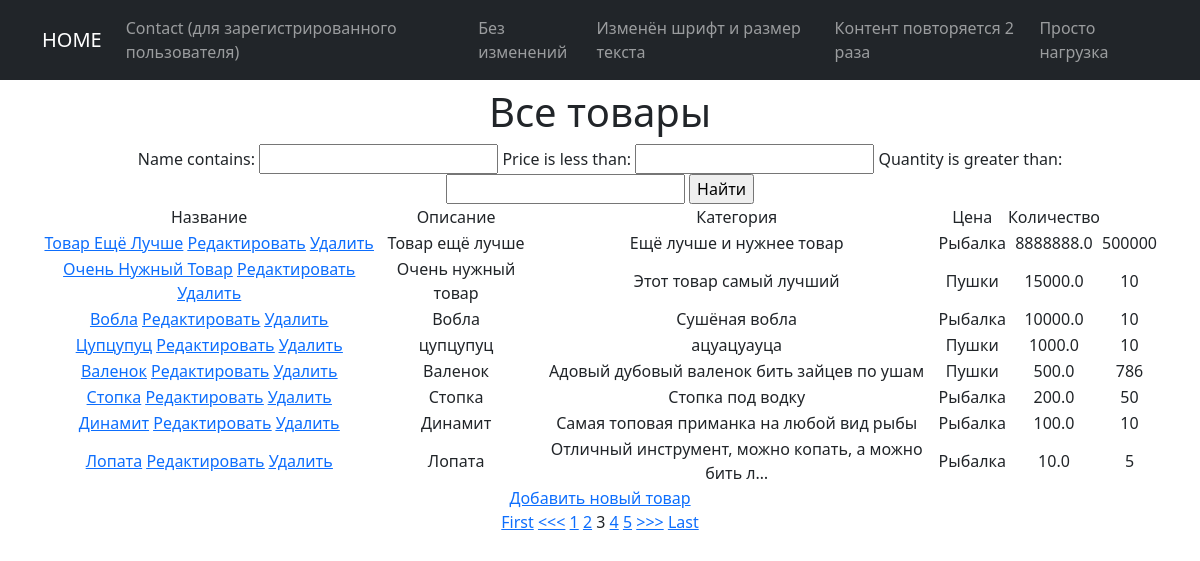
Page /products/?page=3 on the committed database.
### simpleapp/models.py (models this page shows, shortened)
class Product(models.Model):
    name = models.CharField(max_length=50, unique=True)
    description = models.TextField()
    quantity = models.IntegerField(validators=[MinValueValidator(0)])
    category = models.ForeignKey(to='Category', on_delete=models.CASCADE, related_name='products')
    price = models.FloatField(validators=[MinValueValidator(0.0)])

class Category(models.Model):
    name = models.CharField(max_length=50, unique=True)

### simpleapp/views.py (the view)
# urls.py: path('', ProductsList.as_view()),
class ProductsList(ListView):
    model = Product
    template_name = 'products.html'
    context_object_name = 'products'
    ordering = ['-price']
    paginate_by = 1
    def get_context_data(self, **kwargs):
        context = super().get_context_data(**kwargs)
        context['filter'] = ProductFilter(self.request.GET, queryset=self.get_queryset())  # добавим переменную текущей даты time_now
        return context

### simpleapp/templatetags/custom_filters.py (called while the page is built)
@register.filter(name='multiply')
def multipliy(value, arg):
    if isinstance(value, str) and isinstance(arg, int):
        return str(value) * arg
    else:
        raise ValueError(f'{type(value)} не является строкой или {type(arg)} не является числом')

### templates/products.html (shortened to what this page needs)
{% extends 'flatpages/default.html' %}
{% load custom_filters %}
{% block content %}
<h1>Все товары</h1>
<form method="GET">
    {{ filter.form }}
    <input type="submit" value="Найти">
</form>
 {% if products %}
        <table>
            <tr>
                <td>
                    Название
                </td>
                <td>
                    Описание
                </td>
                <td>
                    Категория
                </td>
                <td>
                    Цена
                </td>
                <td>
                    Количество
                </td>
            </tr>
 {% for product in filter.qs %}
            <tr>
                <td>
                    <a href="{% url 'product_detail' product.id %}">{{ product.name|title }}</a>
                    <a href="{% url 'product_update' product.id %}"><u>Редактировать</u></a>
                    <a href="{% url 'product_delete' product.id %}"><u> Удалить </u></a>
                </td>
                <td>
                    {{ product.name|multiply:1 }}
                </td>
                <td>
                    {{ product.description|truncatechars:50 }}
                </td>
                <td>
                    {{ product.category.name }}
                </td>
                <td>
                    {{ product.price }}
                </td>
                <td>
                    {{ product.quantity }}
                </td>
            </tr>
        {% endfor %}
        </table>
{%else%}
<h2>Товаров нет</h2>
{%endif%}
<a href="{% url 'product_create' %}">Добавить новый товар</a> <br>
{% if is_paginated %}
    {% if page_obj.has_previous %}
        <a href="?page=1">First</a>
        <a href="?page={{ page_obj.previous_page_number }}"><<<</a>
    {% endif %}
    {% for num in page_obj.paginator.page_range %}
        {% if page_obj.number == num %}
            <a>{{ num }}</a>
        {% elif num > page_obj.number|add:'-3' and num < page_obj.number|add:'3' %}
            <a href="?page={{ num }}">{{ num }}</a>
        {% endif %}
    {% endfor %}
    {% if page_obj.has_next %}
        <a href="?page={{ page_obj.next_page_number }}">>>></a>
        <a href="?page={{ page_obj.paginator.num_pages }}">Last</a>
    {% endif %}
{% endif %}
{% endblock content %}

### rows in the picture
Product: name "Товар Ещё Лучше", name|multiply "Товар ещё лучше", description "Ещё лучше и нужнее товар", category.name "Рыбалка", price "8888888.0", quantity "500000"
Product: name "Очень Нужный Товар", name|multiply "Очень нужный товар", description "Этот товар самый лучший", category.name "Пушки", price "15000.0", quantity "10"
Product: name "Вобла", name|multiply "Вобла", description "Сушёная вобла", category.name "Рыбалка", price "10000.0", quantity "10"
Product: name "Цупцупуц", name|multiply "цупцупуц", description "ацуацуауца", category.name "Пушки", price "1000.0", quantity "10"
Product: name "Валенок", name|multiply "Валенок", description "Адовый дубовый валенок бить зайцев по ушам", category.name "Пушки", price "500.0", quantity "786"
Product: name "Стопка", name|multiply "Стопка", description "Стопка под водку", category.name "Рыбалка", price "200.0", quantity "50"
Product: name "Динамит", name|multiply "Динамит", description "Самая топовая приманка на любой вид рыбы", category.name "Рыбалка", price "100.0", quantity "10"
Product: name "Лопата", name|multiply "Лопата", description "Отличный инструмент, можно копать, а можно бить л…", category.name "Рыбалка", price "10.0", quantity "5"

### other values in the picture
{{ num }} "1" "2" "4" "5"
{{ num }} "3"
